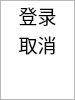
<?xml version="1.0" encoding="UTF-8"?>
<ui version="4.0">
 <class>choose</class>
 <widget class="QWidget" name="choose">
  <property name="geometry">
   <rect>
    <x>0</x>
    <y>0</y>
    <width>75</width>
    <height>100</height>
   </rect>
  </property>
  <property name="windowTitle">
   <string>Form</string>
  </property>
  <widget class="QListWidget" name="listWidget">
   <property name="geometry">
    <rect>
     <x>0</x>
     <y>0</y>
     <width>75</width>
     <height>100</height>
    </rect>
   </property>
   <item>
    <property name="text">
     <string>登录</string>
    </property>
    <property name="font">
     <font>
      <family>楷体</family>
      <pointsize>14</pointsize>
     </font>
    </property>
    <property name="textAlignment">
     <set>AlignCenter</set>
    </property>
   </item>
   <item>
    <property name="text">
     <string>取消</string>
    </property>
    <property name="font">
     <font>
      <family>楷体</family>
      <pointsize>14</pointsize>
     </font>
    </property>
    <property name="textAlignment">
     <set>AlignCenter</set>
    </property>
   </item>
  </widget>
 </widget>
 <resources/>
 <connections/>
</ui>
